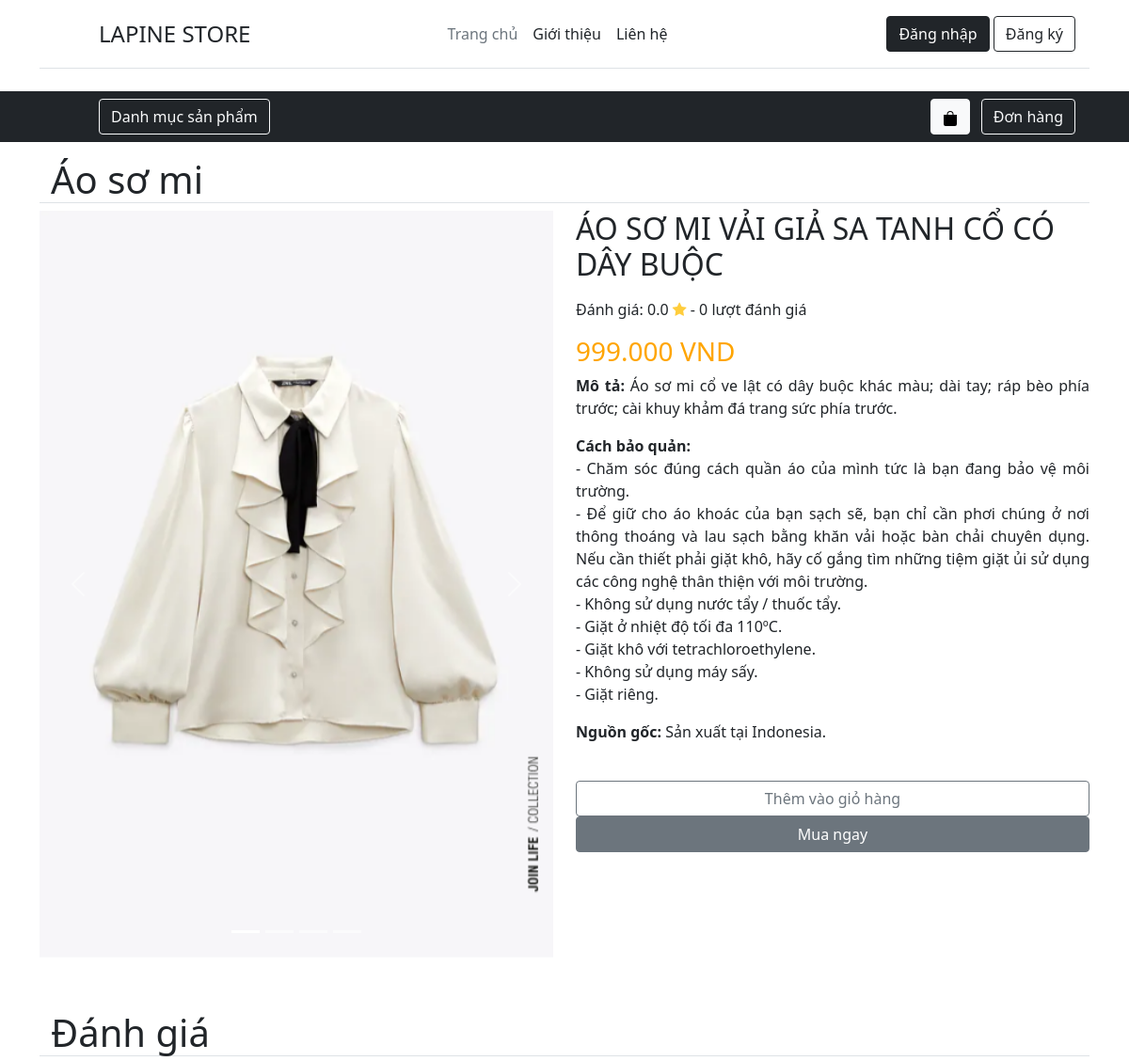
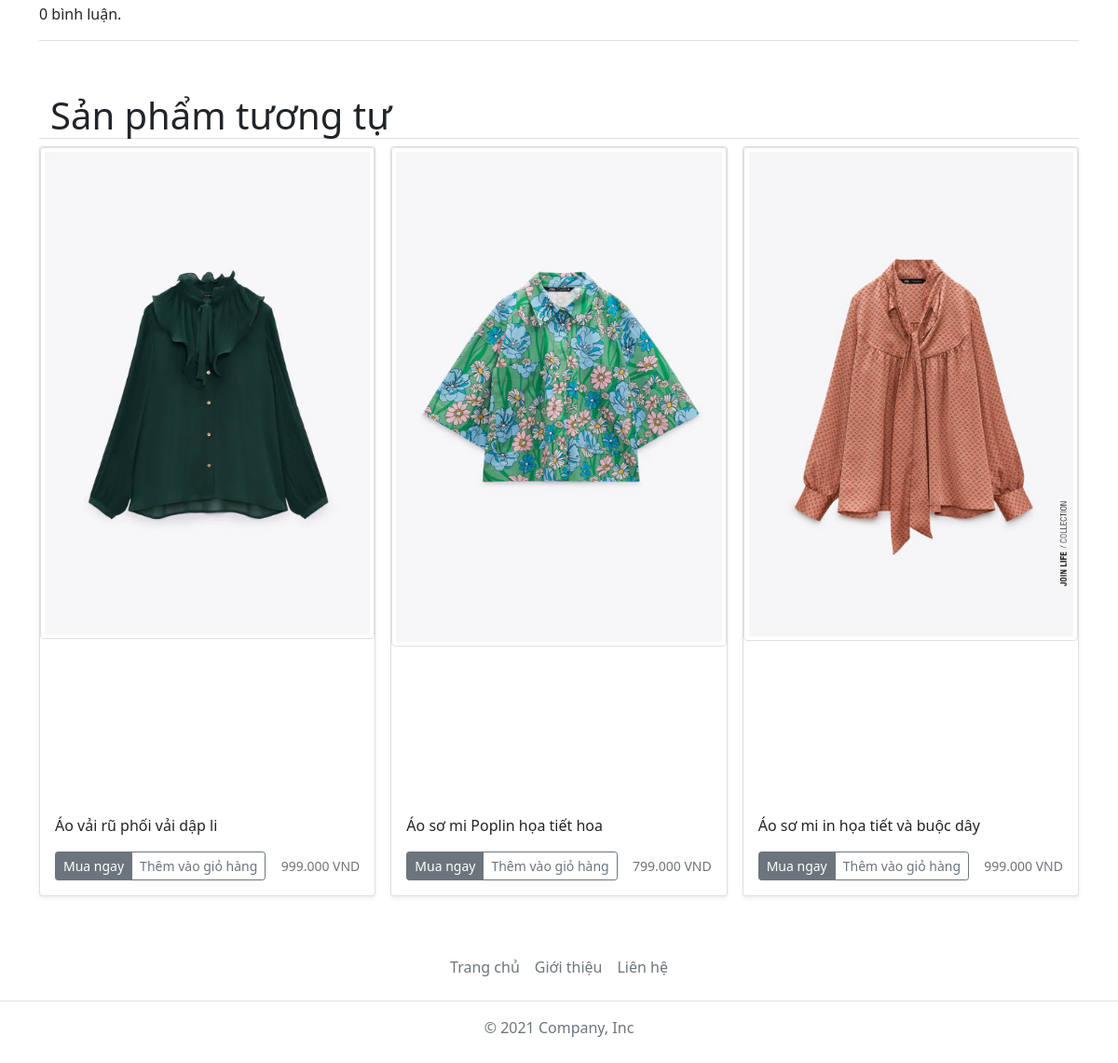
Page /product/product.php?id=ASM03 on the committed database (2 pictures, top to bottom).
### tables this page shows
CREATE TABLE `products` (
  `link` varchar(30) NOT NULL,
  `product_code` varchar(8) NOT NULL,
  `loai` varchar(20) NOT NULL,
  `tensanpham_viethoa` varchar(225) NOT NULL,
  `tensanpham_vietthuong` varchar(225) NOT NULL,
  `price` varchar(20) NOT NULL,
  `mota` varchar(1000) NOT NULL,
  `cachbaoquan` varchar(2000) NOT NULL,
  `xuatxu` varchar(225) NOT NULL,
  `img` longtext NOT NULL CHECK (json_valid(`img`)),
  `other_code` longtext NOT NULL,
  `price_numberic` int(255) NOT NULL,
  `total_rate` int(11) NOT NULL DEFAULT 0,
  `avg_rating` decimal(9,1) NOT NULL DEFAULT 0.0
);

### product/productdatabase.php (called while the page is built, shortened)
<?php
	$servername = "localhost";
	$username = "root";
	$conn = mysqli_connect($servername, $username);
	$product = mysqli_query($conn,"select * from products where `product_code` = \"$_GET[id]\"");
	if($product) {
		$row=mysqli_fetch_assoc($product);
	} else {
		die("Error: Could not access database!");
	}
?>

### product/product.php (the view, shortened to what this page needs)
<!doctype html>
<html lang="vi">
<head>
    <link rel="stylesheet" href="/css/home.css">
		<link rel="stylesheet" href="../css/pop_up.css">
    <link href="https://cdn.jsdelivr.net/npm/bootstrap@5.1.3/dist/css/bootstrap.min.css" rel="stylesheet">
    <link href="https://cdn.jsdelivr.net/npm/bootstrap@5.1.2/dist/css/bootstrap.min.css" rel="stylesheet">
    <link rel="stylesheet" href="https://maxcdn.bootstrapcdn.com/bootstrap/4.0.0/css/bootstrap.min.css">
    <link href="https://cdn.jsdelivr.net/npm/bootstrap@5.0.0/dist/css/bootstrap.min.css" rel="stylesheet" >
    <link rel="stylesheet" href="https://cdnjs.cloudflare.com/ajax/libs/font-awesome/4.7.0/css/font-awesome.min.css">
	 <?php
	  include 'comment.php';
	  include 'productdatabase.php';
	  $img        = json_decode($row['img'], true);
	  $other     = json_decode($row['other_code'], true);
	 ?>
</head>
<body>
<div class="container">
    <header class="d-flex flex-wrap align-items-center justify-content-center justify-content-md-between py-3 mb-4 border-bottom">
        <a href="home.php" class="d-flex align-items-center col-md-4 mb-2 mb-md-0 text-dark text-decoration-none">
          <svg class="bi me-2" width="40" height="32"><use xlink:href="#bootstrap"></use></svg>
          <span class="fs-4">LAPINE STORE</span>
        </a>
        <ul class="nav col-12 col-md-4 mb-2 justify-content-center mb-md-0">
          <li><a href="/home.php" class="nav-link px-2 link-secondary">Trang chủ</a></li>
          <li><a href="/gioithieu.php" class="nav-link px-2 link-dark">Giới thiệu</a></li>
          <li><a href="/lienhe.php" class="nav-link px-2 link-dark">Liên hệ</a></li>
        </ul>
        <div class="col-md-4 text-end">
          <?php
            if(isset($_SESSION["username"])) {
          ?>
              <button type="button" class="btn btn-outline-dark" onclick="location.href='../info.php'">
                <?php
                  echo $user_info["uname"];
                  echo ": ";
                  echo "$user_info[ubalance] VNĐ";
                  ?>
              </button>
              <button type="button" class="btn btn-dark" onclick="location.href='/login/logout.php'">Đăng xuất</button>
          <?php }
            else {
          ?>
              <button type="button" class="btn btn-dark" onclick="location.href='/signin.php'">Đăng nhập</button>
              <button type="button" class="btn btn-outline-dark" onclick="location.href='/signup.php'">Đăng ký</button>
          <?php
            }
          ?>
        </div>
    </header>
</div>
<div class="bg-dark">
<div class="container">
    <header class="d-flex flex-wrap align-items-center justify-content-center justify-content-md-between py-2">
        <div class="dropdown d-flex align-items-center col-md-3 mb-2 mb-md-0 text-dark text-decoration-none">
            <svg class="bi me-2" width="40" height="32"><use xlink:href="#bootstrap"></use></svg>
            <button class="btn btn-outline-light" type="button" data-bs-toggle="offcanvas" data-bs-target="#offcanvasTop" aria-controls="offcanvasTop">
              Danh mục sản phẩm
            </button>
        </div>
        <div class="nav col-12 col-md-auto mb-2 justify-content-center mb-md-0">
        </div>
        <div class="col-md-3 text-end">
        <button type="button" class="btn btn-light me-2"  onclick="location.href='/giohang.php'">
                <svg xmlns="http://www.w3.org/2000/svg" width="16" height="16" fill="currentColor" class="bi bi-bag-fill" viewBox="0 0 16 16">
                    <path d="M8 1a2.5 2.5 0 0 1 2.5 2.5V4h-5v-.5A2.5 2.5 0 0 1 8 1zm3.5 3v-.5a3.5 3.5 0 1 0-7 0V4H1v10a2 2 0 0 0 2 2h10a2 2 0 0 0 2-2V4h-3.5z"/>
                </svg>
            </button>
            <button type="button" class="btn btn-outline-light"  onclick="location.href='/donhang.php'">Đơn hàng</button>
        </div>
    </header>
</div>
</div>
<main>
<div class="container py-3 mb-4">
  <h1 class="container border-bottom">
    <?php echo "$row[loai]"; ?>
  </h1>
  <div class="row">
    <div class="col-sm-6">
      <div id="carouselExampleIndicators" class="carousel slide" data-bs-ride="carousel">
        <div class="carousel-indicators">
          <button type="button" data-bs-target="#carouselExampleIndicators" data-bs-slide-to="0" class="active" aria-current="true" aria-label="Slide 1"></button>
          <button type="button" data-bs-target="#carouselExampleIndicators" data-bs-slide-to="1" aria-label="Slide 2"></button>
          <button type="button" data-bs-target="#carouselExampleIndicators" data-bs-slide-to="2" aria-label="Slide 3"></button>
          <button type="button" data-bs-target="#carouselExampleIndicators" data-bs-slide-to="3" aria-label="Slide 3"></button>
        </div>
        <div class="carousel-inner">
          <div class="carousel-item active">
            <img src=" <?php echo "$img[0]"; ?> " class="d-block w-100" alt="product">
          </div>
        </div>
        <button class="carousel-control-prev" type="button" data-bs-target="#carouselExampleIndicators" data-bs-slide="prev">
          <span class="carousel-control-prev-icon" aria-hidden="true"></span>
        </button>
        <button class="carousel-control-next" type="button" data-bs-target="#carouselExampleIndicators" data-bs-slide="next">
          <span class="carousel-control-next-icon" aria-hidden="true"></span>
        </button>
      </div>
    </div>
    <div class="col-sm-6 text-justify">
      <div>
        <h2 class="pb-2 text-left">
          <?php echo "$row[tensanpham_viethoa]"; ?>
        </h2>
      </div>
	  <?php echo "<p> Đánh giá: $row[avg_rating] <span class=\"fa fa-star checked\" style=\"color: #ffcd3c;\"></span> - "; ?>
	  <?php echo "$row[total_rate] lượt đánh giá </p>"; ?>
      <h3 style="color: orange" class="big">
        <?php echo "$row[price]"; ?>
      </h3>
      <p>
        <strong>
          Mô tả:
        </strong>
        <?php echo "$row[mota]"; ?>
      </p>
      <p>
        <strong>
          Cách bảo quản:
        </strong>
        <?php echo "$row[cachbaoquan]"; ?>
      </p>
      <p>
        <strong>
          Nguồn gốc:
        </strong>
        <?php echo "$row[xuatxu]"; ?>
      </p>
      <br>
      <button type="button" class="btn btn-outline-secondary cart_add"  style="width: 100%;" id="<?php echo "$row[product_code]"; ?>">
        Thêm vào giỏ hàng
      </button>
      <button type="button" class="btn btn-secondary" onclick="buynow(this)" id="<?php echo "$row[product_code]"; ?>_now" style="width: 100%;">
        Mua ngay
      </button>
      <br>
      <br>
    </div>
  </div>
</div>
<div class="container py-3 mb-4">
  <h1 class="container border-bottom">
    Đánh giá
  </h1>
  <?php
        if (isset($_SESSION['id'])) {
          showComment($conn,$row['product_code'],$_SESSION['id']);
        } else {
          showComment($conn,$row['product_code'],"none");
        }
  ?>
</div>
<div class="container py-3 mb-4">
  <h1 class="container border-bottom">
    Sản phẩm tương tự
  </h1>
  <div class="row row-cols-1 row-cols-sm-2 row-cols-md-3 g-3">
    <div class="col">
      <?php
        $product = mysqli_query($conn,"SELECT * FROM products WHERE `product_code` = \"$other[0]\"");
        if($product) {
          $row=mysqli_fetch_assoc($product);
        } else {
          echo "Error: Could not access database!";
        }
        $img = json_decode($row['img'], true);
        $other_link = "$row[link]";
      ?>
      <div class="card shadow-sm">
        <div class="container_image" style="height: 700px;">
          <a href=" <?php echo $other_link; ?> ">
            <img src=" <?php echo "$img[0]"; ?> " class="img-thumbnail image" alt="product">
          </a>
        </div>
        <div class="card-body">
          <p class="card-text">
            <?php echo "$row[tensanpham_vietthuong]"; ?>
          </p>
          <div class="d-flex justify-content-between align-items-center">
            <div class="btn-group">
              <button type="button" class="btn btn-sm btn-secondary" onclick="buynow(this)" id="<?php echo "$row[product_code]"; ?>_now">Mua ngay</button>
              <button type="button" class="btn btn-sm btn-outline-secondary cart_add" id="<?php echo "$row[product_code]"; ?>">Thêm vào giỏ hàng</button>
            </div>
            <small class="text-muted"><?php echo "$row[price]"; ?></small>
          </div>
        </div>
      </div>
    </div>
    <div class="col">
      <?php
        $product = mysqli_query($conn,"SELECT * FROM products WHERE `product_code` = \"$other[1]\"");
        if($product) {
          $row=mysqli_fetch_assoc($product);
        } else {
          echo "Error: Could not access database!";
        }
        $img = json_decode($row['img'], true);
        $other_link = "$row[link]";
      ?>
      <div class="card shadow-sm">
        <div class="container_image" style="height: 700px;">
          <a href=" <?php echo $other_link; ?> ">
            <img src=" <?php echo "$img[0]"; ?> " class="img-thumbnail image" alt="product">
          </a>
        </div>
        <div class="card-body">
          <p class="card-text">
            <?php echo "$row[tensanpham_vietthuong]"; ?>
          </p>
          <div class="d-flex justify-content-between align-items-center">
            <div class="btn-group">
              <button type="button" class="btn btn-sm btn-secondary" onclick="buynow(this)" id="<?php echo "$row[product_code]"; ?>_now">Mua ngay</button>
              <button type="button" class="btn btn-sm btn-outline-secondary cart_add" id="<?php echo "$row[product_code]"; ?>">Thêm vào giỏ hàng</button>
            </div>
            <small class="text-muted"><?php echo "$row[price]"; ?></small>
          </div>
        </div>
      </div>
    </div>
    <div class="col">
      <?php
        $product = mysqli_query($conn,"SELECT * FROM products WHERE `product_code` = \"$other[2]\"");
        if($product) {
          $row=mysqli_fetch_assoc($product);
        } else {
          echo "Error: Could not access database!";
        }
        $img = json_decode($row['img'], true);
        $other_link = "$row[link]";
      ?>
      <div class="card shadow-sm">
        <div class="container_image" style="height: 700px;">
          <a href=" <?php echo $other_link; ?> ">
            <img src=" <?php echo "$img[0]"; ?> " class="img-thumbnail image" alt="product">
          </a>
        </div>
        <div class="card-body">
          <p class="card-text">
            <?php echo "$row[tensanpham_vietthuong]"; ?>
          </p>
          <div class="d-flex justify-content-between align-items-center">
            <div class="btn-group">
              <button type="button" class="btn btn-sm btn-secondary" onclick="buynow(this)" id="<?php echo "$row[product_code]"; ?>_now">Mua ngay</button>
              <button type="button" class="btn btn-sm btn-outline-secondary cart_add" id="<?php echo "$row[product_code]"; ?>">Thêm vào giỏ hàng</button>
            </div>
            <small class="text-muted"><?php echo "$row[price]"; ?></small>
          </div>
        </div>
      </div>
    </div>
  </div>
</div>
</main>
<footer class="py-3 my-4">
    <ul class="nav justify-content-center border-bottom pb-3 mb-3">
      <li class="nav-item"><a href="/home.php" class="nav-link px-2 text-muted">Trang chủ</a></li>
      <li class="nav-item"><a href="/gioithieu.php" class="nav-link px-2 text-muted">Giới thiệu</a></li>
      <li class="nav-item"><a href="/lienhe.php" class="nav-link px-2 text-muted">Liên hệ</a></li>
    </ul>
    <p class="text-center text-muted">© 2021 Company, Inc</p>
</footer>
</body>
</html>

### css/home.css (style rules this page uses)
a:link { text-decoration: none; }
.container_image { position: relative; }
.image { opacity: 1; display: block; transition: .5s ease; backface-visibility: hidden; }

### css/pop_up.css (style rules this page uses)
a:link { text-decoration: none; }
.container_image { position: relative; }
.image { opacity: 1; display: block; transition: .5s ease; backface-visibility: hidden; }

### rows in the picture
products: loai "Áo sơ mi", tensanpham_viethoa "ÁO SƠ MI VẢI GIẢ SA TANH CỔ CÓ DÂY BUỘC", avg_rating "0.0", total_rate "0", price "999.000 VND", mota "Áo sơ mi cổ ve lật có dây buộc khác màu; dài tay; ráp bèo phía trước; cài khuy khảm đá trang sức phía trước.", cachbaoquan "- Chăm sóc đúng cách quần áo của mình tức là bạn đang bảo vệ môi trường. - Để giữ cho áo khoác của bạn sạch sẽ, bạn chỉ cần phơi chúng ở nơi thông thoáng và lau sạch bằng khăn vải hoặc bàn chải chuyên dụng. Nếu cần thiết phải giặt khô, hãy cố gắng tìm những tiệm giặt ủi sử dụng các công nghệ thân thiện với môi trường. - Không sử dụng nước tẩy / thuốc tẩy. - Giặt ở nhiệt độ tối đa 110ºC. - Giặt khô với tetrachloroethylene. - Không sử dụng máy sấy. - Giặt riêng.", xuatxu "Sản xuất tại Indonesia."
products: tensanpham_vietthuong "Áo vải rũ phối vải dập li", price "999.000 VND"
products: tensanpham_vietthuong "Áo sơ mi Poplin họa tiết hoa", price "799.000 VND"
products: tensanpham_vietthuong "Áo sơ mi in họa tiết và buộc dây", price "999.000 VND"
